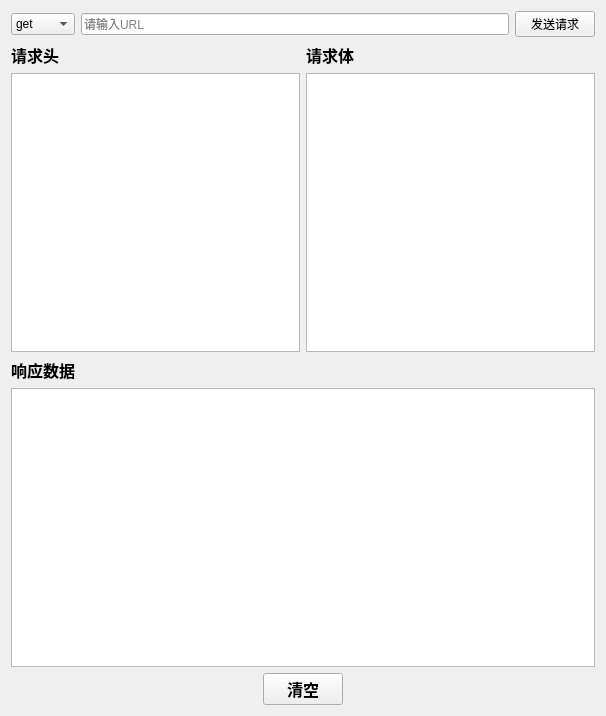
<?xml version="1.0" encoding="UTF-8"?>
<ui version="4.0">
 <class>Form</class>
 <widget class="QWidget" name="Form">
  <property name="geometry">
   <rect>
    <x>0</x>
    <y>0</y>
    <width>606</width>
    <height>716</height>
   </rect>
  </property>
  <property name="windowTitle">
   <string>Form</string>
  </property>
  <layout class="QVBoxLayout" name="verticalLayout_4">
   <item>
    <layout class="QHBoxLayout" name="horizontalLayout">
     <item>
      <widget class="QComboBox" name="comboBox">
       <item>
        <property name="text">
         <string>get</string>
        </property>
       </item>
       <item>
        <property name="text">
         <string>post</string>
        </property>
       </item>
       <item>
        <property name="text">
         <string>put</string>
        </property>
       </item>
       <item>
        <property name="text">
         <string>delete</string>
        </property>
       </item>
      </widget>
     </item>
     <item>
      <widget class="QLineEdit" name="lineEdit">
       <property name="placeholderText">
        <string>请输入URL</string>
       </property>
      </widget>
     </item>
     <item>
      <widget class="QPushButton" name="pushButton">
       <property name="text">
        <string>发送请求</string>
       </property>
      </widget>
     </item>
     <item>
      <layout class="QHBoxLayout" name="horizontalLayout_2"/>
     </item>
    </layout>
   </item>
   <item>
    <layout class="QHBoxLayout" name="horizontalLayout_3">
     <item>
      <layout class="QVBoxLayout" name="verticalLayout_2">
       <item>
        <widget class="QLabel" name="label">
         <property name="font">
          <font>
           <pointsize>12</pointsize>
           <weight>75</weight>
           <bold>true</bold>
          </font>
         </property>
         <property name="text">
          <string>请求头</string>
         </property>
        </widget>
       </item>
       <item>
        <widget class="QPlainTextEdit" name="plainTextEdit"/>
       </item>
      </layout>
     </item>
     <item>
      <layout class="QVBoxLayout" name="verticalLayout_3">
       <item>
        <widget class="QLabel" name="label_2">
         <property name="font">
          <font>
           <pointsize>12</pointsize>
           <weight>75</weight>
           <bold>true</bold>
          </font>
         </property>
         <property name="text">
          <string>请求体</string>
         </property>
        </widget>
       </item>
       <item>
        <widget class="QPlainTextEdit" name="plainTextEdit_2"/>
       </item>
      </layout>
     </item>
    </layout>
   </item>
   <item>
    <layout class="QVBoxLayout" name="verticalLayout">
     <item>
      <widget class="QLabel" name="label_3">
       <property name="font">
        <font>
         <pointsize>12</pointsize>
         <weight>75</weight>
         <bold>true</bold>
        </font>
       </property>
       <property name="text">
        <string>响应数据</string>
       </property>
      </widget>
     </item>
     <item>
      <widget class="QTextBrowser" name="textBrowser"/>
     </item>
    </layout>
   </item>
   <item>
    <layout class="QHBoxLayout" name="horizontalLayout_4">
     <item>
      <widget class="QPushButton" name="pushButton_2">
       <property name="sizePolicy">
        <sizepolicy hsizetype="Fixed" vsizetype="Fixed">
         <horstretch>0</horstretch>
         <verstretch>0</verstretch>
        </sizepolicy>
       </property>
       <property name="font">
        <font>
         <pointsize>12</pointsize>
         <weight>75</weight>
         <bold>true</bold>
        </font>
       </property>
       <property name="text">
        <string>清空</string>
       </property>
      </widget>
     </item>
    </layout>
   </item>
  </layout>
 </widget>
 <resources/>
 <connections>
  <connection>
   <sender>pushButton_2</sender>
   <signal>clicked()</signal>
   <receiver>textBrowser</receiver>
   <slot>clear()</slot>
   <hints>
    <hint type="sourcelabel">
     <x>302</x>
     <y>693</y>
    </hint>
    <hint type="destinationlabel">
     <x>302</x>
     <y>528</y>
    </hint>
   </hints>
  </connection>
 </connections>
</ui>
